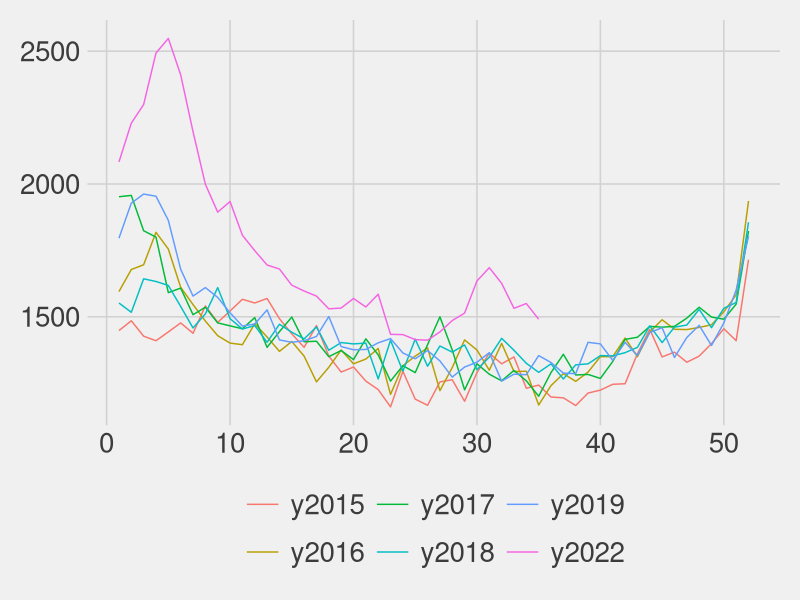
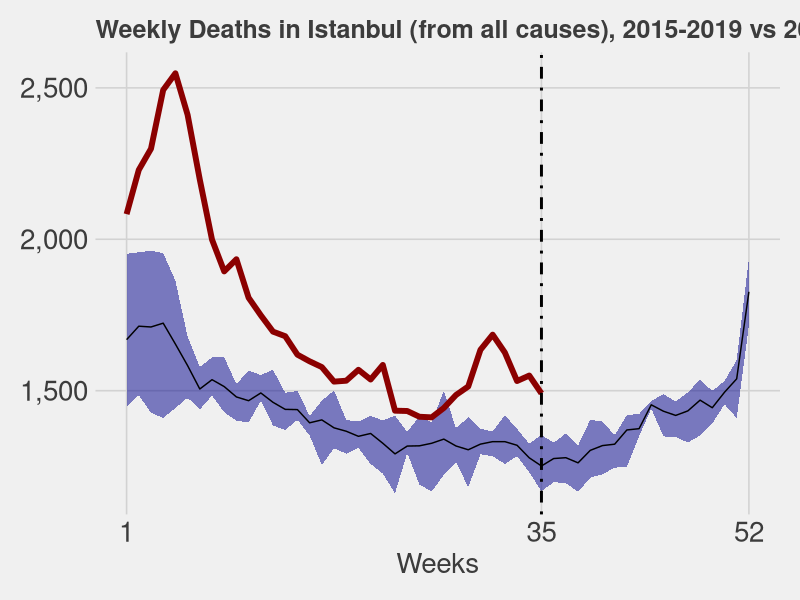

Source code (R) for these figures, in order:
## ---- chunk 1
knitr::opts_chunk$set(echo = TRUE)
## ---- chunk 2

library(tidyverse)

df <- readxl::read_excel("data.xlsx") %>% 
  select(-day,-y2020,-y2021) %>% 
  pivot_longer(!week, names_to = "years", values_to = "values") %>% 
  group_by(week,years) %>% 
  summarise(total = sum(values)) %>% 
  ungroup() %>% 
  pivot_wider(names_from = "years", values_from = "total")

## ---- chunk 3

df %>% 
  pivot_longer(!week, names_to = "years", values_to = "values") %>% 
  ggplot(aes(x = week, y = values, group = years, color = years)) +
  geom_line() +
  ggthemes::theme_fivethirtyeight() +
  theme(axis.text = element_text(size = 20),
        strip.text = element_text(size = 20),
        legend.title = element_blank(),
        legend.text = element_text(size = 20),
        legend.key.size = unit(1, 'cm'))

## ---- chunk 4

df2 <- df %>% 
  mutate(
    normal_min = apply(X = .[,2:6], MARGIN = 1, FUN = function(x) min(x)),
    normal_max = apply(X = .[,2:6], MARGIN = 1, FUN = function(x) max(x)),
    normal_mean = apply(X = .[,2:6], MARGIN = 1, FUN = function(x) mean(x))
  )

## ---- chunk 5

lastWeek <- df2 %>% 
  pull(y2022) %>% 
  na.omit() %>% 
  length(.)

ggplot(df2, aes(x = week)) +
  geom_ribbon(
    aes(
      ymin = normal_min,
      ymax = normal_max
    ),
    fill = "dark blue",
    alpha = .5
  ) +
  geom_line(aes(y = normal_mean)) +
  geom_line(aes(y = y2022), color = "dark red", size = 2) +
  geom_vline(xintercept = lastWeek, linetype = "dotdash", size = 1) +
  ggthemes::theme_fivethirtyeight() +
  theme(axis.text = element_text(size = 20),
        axis.title.x = element_text(size = 20)) +
  scale_x_continuous(breaks = c(1,lastWeek,52)) +
  scale_y_continuous(labels = scales::comma) +
  labs(
    title = "Weekly Deaths in Istanbul (from all causes), 2015-2019 vs 2022",
    x = "Weeks"
  )

